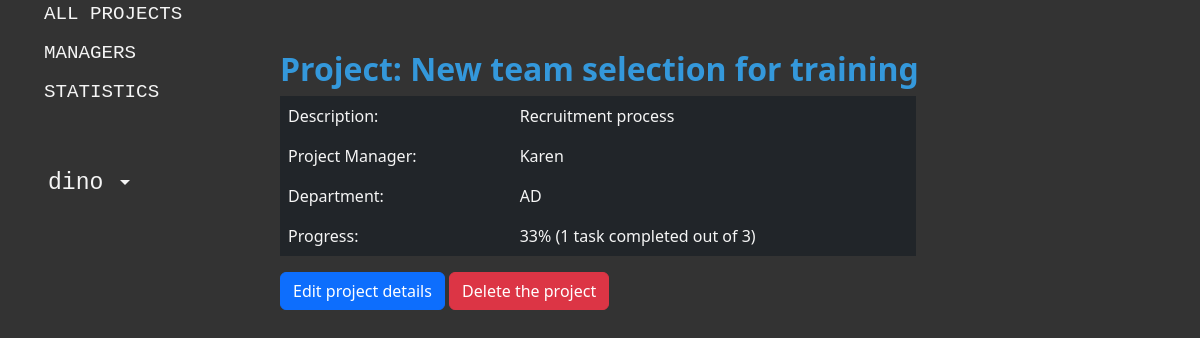
The page /project/28/projectdetails/ (signed in) on the database its author committed.
### projectmanagement_app/models.py (models this page shows, shortened)
class Project(models.Model):
    name = models.CharField(max_length=100, unique=True)
    description = models.TextField(null=True, blank=True)
    manager = models.ForeignKey(ProjectManager, on_delete=models.PROTECT, null=True)
    PROJECT_STATUS = (
        ('NS', 'Not started'),
        ('IP', 'In Progress'),
        ('CO', 'Completed'),
        ('CA', 'Cancelled'),
    )
    status = models.CharField(
        max_length=2,
        choices=PROJECT_STATUS,
        default='NS',
    )

class ProjectManager(models.Model):
    name = models.CharField(max_length=100)
    department = models.CharField(max_length=100)
    def __str__(self):
        return self.name

### projectmanagement_app/views.py (the view)
# urls.py: path("project/<int:pk>/projectdetails/", login_required(views.ProjectDetailView.as_view()), name="project-detail"),
class ProjectDetailView(DetailView):
    model = Project
    def get_context_data(self, **kwargs):
        context = super().get_context_data(**kwargs)
        num_completed_tasks = Task.objects.filter(status='CO').filter(project_id=self.kwargs["pk"]).count()
        num_tasks = Task.objects.filter(project_id=self.kwargs["pk"]).count()
        if num_tasks:
            percent_completed_tasks = "{:.0%}".format(num_completed_tasks/num_tasks)
            context["percent_completed_tasks"] = percent_completed_tasks
        project_id = self.kwargs["pk"]
        context["project_id"] = project_id
        context["num_tasks"] = num_tasks
        context["num_completed_tasks"] = num_completed_tasks
        return context

### projectmanagement_app/templates/projectmanagement_app/project_detail.html
{% extends "base.html" %}
{% block content %}
    <h4>Project: {{ project.name }}</h4>
    <table class="table table-borderless" style="width:70%;">
        <tbody>
            <tr>
                <td>Description:</td>
                <td>{{ project.description }}</td>
            </tr>
            <tr>
                <td>Project Manager:</td>
                <td>{{ project.manager }}</td>
            </tr>
            <tr>
                <td>Department:</td>
                <td>{{ project.manager.department }}</td>
            </tr>
            <tr>
                <td>Progress:</td>
                <td>
                    {% if num_tasks %}
                        {{ percent_completed_tasks }} ({{ num_completed_tasks }} task{{ num_completed_tasks|pluralize }} completed out of {{ project.task_set.all.count }})
                    {% else %}
                        N/A (no tasks added)
                    {% endif %}
                </td>
            </tr>
        </tbody>
    </table>
    {% if perms.projectmanagement_app.change_project %}
        <button class="btn btn-primary"
                onclick="location.href='{% url "project-update" project_id %}';">Edit project details</button>
    {% endif %}
    {% if perms.projectmanagement_app.delete_project %}
        <button class="btn btn-danger"
                onclick="location.href='{% url "project-delete" project_id %}';">Delete the project</button>
    {% endif %}
{% endblock %}

### projectmanagement_app/templates/base.html (shortened to what this page needs)
<!DOCTYPE html>
<html lang="en" data-bs-theme="dark">
    <head>
        {% load static %}
        <link href="https://cdn.jsdelivr.net/npm/bootstrap@5.3.1/dist/css/bootstrap.min.css"
              rel="stylesheet"
>
        <link rel="stylesheet" href="{% static 'css/styles.css' %}">
    </head>
    <body>
        <div class="container-fluid" style="height: 70vw;">
            <div class="row h-100">
                <div class="col-sm-2 sidebar">
                    {% block sidebar %}
                        <div class="borderless">
                            <ul>
                                <li style="padding-bottom:10px;">
                                    <a href="{% url 'index' %}" class="text-decoration-none">ALL PROJECTS</a>
                                </li>
                                <li style="padding-bottom:10px;">
                                    <a href="{% url 'projectmanager-list' %}" class="text-decoration-none">MANAGERS</a>
                                </li>
                                <li style="padding-bottom:40px;">
                                    <a href="{% url 'statistics' %}" class="text-decoration-none">STATISTICS</a>
                                </li>
                                {% if user.is_authenticated %}
                                    <li class="dropdown">
                                        <a href="#"
                                           class="nav-link dropdown-toggle  text-truncate"
                                           id="dropdown"
                                           data-bs-toggle="dropdown"
                                           aria-expanded="false">
                                            <span class="ms-1 d-none d-sm-inline">{{ user }}</span>
                                        </a>
                                    </li>
                                {% else %}
                                    <li>
                                        <a href="{% url 'login' %}?next={{ request.path }}">Login</a>
                                    </li>
                                {% endif %}
                            </ul>
                        </div>
                    {% endblock %}
                </div>
                <div class="col-sm" style="padding-left: 80px; padding-top: 50px;">
                    <div>
                        {% block content %}{% endblock %}
                    </div>
                </div>
            </div>
        </div>
    </body>
</html>

### projectmanagement_app/static/css/styles.css (style rules this page uses)
body { background-color: #333333; }
h4 { color: #3498db; font-weight: bold; font-size: xx-large; }
ul { list-style-type: none; }
.sidebar a,.d-sm-inline, .d-sm-inline a { font-size: larger; font-family: 'Courier New', Courier, monospace; color: whitesmoke; text-decoration: none; padding-top:20px; padding-bottom: 20px ; }
.table a , .table td { font-size: medium; color: whitesmoke; text-decoration: none; }

### rows shown on the page
Project: name "New team selection for training", description "Recruitment process", manager "Karen", manager.department "AD", task_set.all.count "3"

### other values the page prints
{{ user }} "dino"
{{ percent_completed_tasks }} "33%"
{{ num_completed_tasks }} "1"
